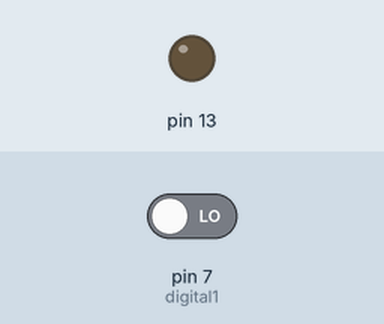
Simulated run of this sketch. Board: Arduino Uno, built with avr-gcc and run on an emulated ATmega328P. On the bench: output pins drawn as LEDs (lit = HIGH). The inputs (shaded band) are chosen by the test bench; at power-on: pin 7 (digital1) LOW.

Above: at 1.2 s.
1.3 s: pin 7 (digital1) driven HIGH
At 2.5 s:
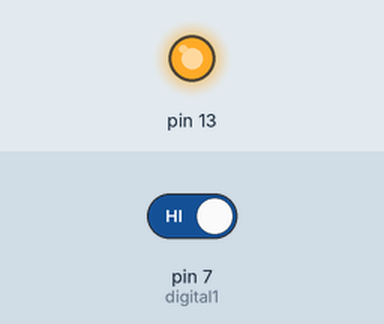
2.8 s: pin 7 (digital1) driven LOW
At 3.6 s:
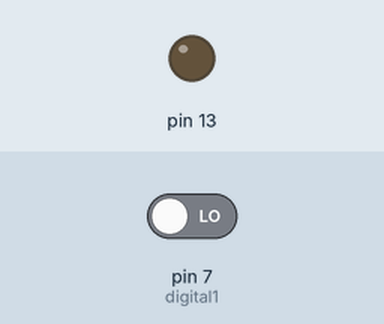
Timing chart, 0 to 5.8 s (numbered marks = the images above; inputs shaded):
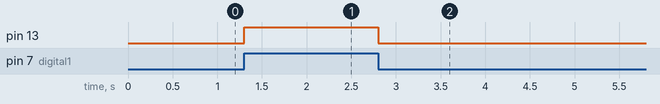

Measured:
- after the input at 1.3 s, pin 13: LOW → HIGH at once
- after the input at 2.8 s, pin 13: HIGH → LOW at once

The sketch:

infrared_inspect.ino
```cpp
int digital1 = 7;

void setup() {
  // put your setup code here, to run once:
  pinMode(13, OUTPUT);
  pinMode(digital1, INPUT);


}

void loop() {
  // put your main code here, to run repeatedly:
  float val = digitalRead(digital1);
  if(val == 1)
    digitalWrite(13, HIGH);
  else
    digitalWrite(13, LOW);


}
```
